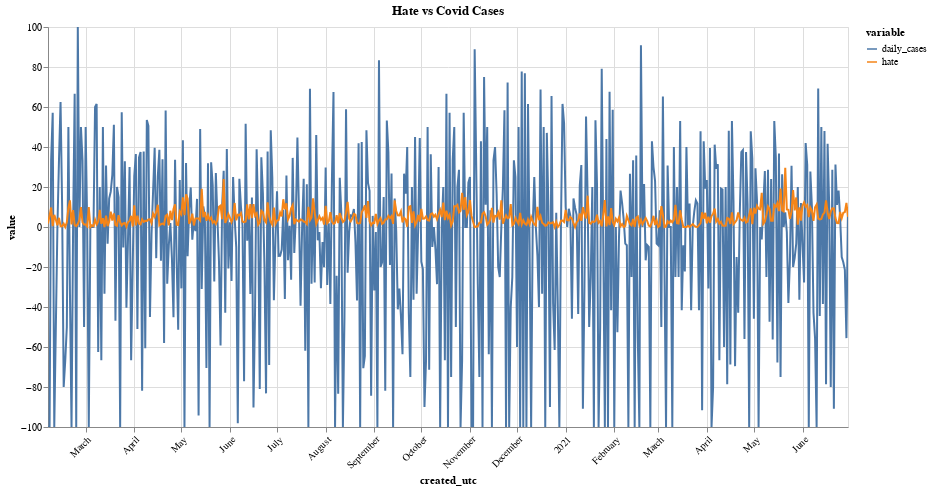

The code cell stored with this chart in its notebook:
### Markdown cell above
### Hate Messages

### Code cell
selection = alt.selection_multi(fields=['variable'], bind='legend')

sentiment_trend = alt.Chart(hate_vs_covid, title='Hate vs Covid Cases').mark_line().encode(
        x=alt.X(
            "created_utc:T",
            axis=alt.Axis(title="created_utc")
        ),
        y='value',
        color='variable:N',
    ).properties(
        width=800,
        height=400
    ).configure_axisX(
        labelAngle=-45,
    ).interactive().add_selection(
        selection
    )

sentiment_trend

### Figure 1 — Vega-Lite specification as saved in the notebook (floating-point values rounded to 4 significant figures; data arrays with more than 128 entries replaced by an {"elided": "..."} marker saying what was removed)
{"config": {"view": {"continuousWidth": 400, "continuousHeight": 300}, "axisX": {"labelAngle": -45}}, "data": {"name": "data-544926cca742f6e2abe4a5338920b079"}, "mark": "line", "encoding": {"color": {"type": "nominal", "field": "variable"}, "x": {"type": "temporal", "axis": {"title": "created_utc"}, "field": "created_utc"}, "y": {"type": "quantitative", "field": "value"}}, "height": 400, "selection": {"selector107": {"type": "interval", "bind": "scales", "encodings": ["x", "y"]}, "selector106": {"type": "multi", "fields": ["variable"], "bind": "legend"}}, "title": "Hate vs Covid Cases", "width": 800, "$schema": "https://vega.github.io/schema/vega-lite/v4.8.1.json", "datasets": {"data-544926cca742f6e2abe4a5338920b079": {"elided": "1020 records"}}}
